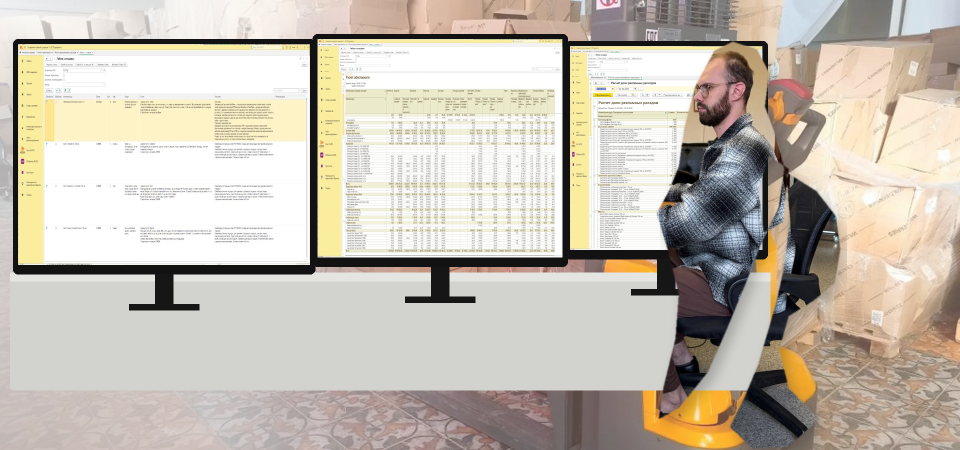
#> input picture seo-data/brand-images/allsun-hero-mp-warehouse-1c-real.png, 1920 x 900 px (shown at 1/2 size)
$ python enhance_hero_1c_screens.py
#> lines starting #> are read from the running program, lines starting #| are printed output that depends on the picture
# -*- coding: utf-8 -*-
"""Делает интерфейсы 1С в баннере чёткими.

Сотрудник и склад остаются пикселями исходного баннера.
На мониторы накладываются заново отрисованные формы 1С с логотипом Аллсан
в панели подсистем.
"""
from pathlib import Path

from PIL import Image, ImageDraw, ImageFilter, ImageFont

ROOT = Path(__file__).resolve().parents[1]
SOURCE = ROOT / "brand-images" / "allsun-hero-mp-warehouse-1c-real.png"
LOGO = ROOT / "logo" / "Аллсан_9.png"
OUT = ROOT / "brand-images"
FONTS = Path(r"C:\Windows\Fonts")

INK = "#252525"
MUTED = "#686868"
LINE = "#d1d1c3"
TOP = "#f4e78c"
NAV = "#f6e88a"
HEAD = "#ebe7c7"
ROW = "#fffef4"
GROUP = "#eeeacb"
ORANGE = "#f55823"


def font(size: int, bold: bool = False) -> ImageFont.FreeTypeFont:
    name = "segoeuib.ttf" if bold else "segoeui.ttf"
    return ImageFont.truetype(str(FONTS / name), size)


# [6 lines left out: function fit_text, not called in this run]


def paste_brand_mark(window: Image.Image, x: int, y: int, size: int) -> None:
    mark = Image.open(LOGO).convert("RGBA")
    mark.thumbnail((size, size), Image.Resampling.LANCZOS)
    window.alpha_composite(mark, (x + (size - mark.width) // 2, y))


def draw_shell(window: Image.Image, title: str) -> tuple[ImageDraw.ImageDraw, int, int]:
    draw = ImageDraw.Draw(window)
    w, _ = window.size
    draw.rectangle((0, 0, w, 24), fill=TOP)
    draw.text((8, 5), "1С:Предприятие", font=font(11, True), fill=INK)
    draw.text((w - 54, 5), "−  □  ×", font=font(11), fill=MUTED)

    draw.rectangle((0, 24, w, 50), fill="#faf8e8")
    draw.text((12, 31), "Главное", font=font(11), fill=MUTED)
    draw.text((78, 31), title, font=font(11, True), fill=INK)

    nav_w = max(72, round(w * 0.16))
    draw.rectangle((0, 50, nav_w, window.height), fill=NAV)
    paste_brand_mark(window, 10, 62, 25)
    draw.text((39, 67), "Аллсан МП", font=font(10, True), fill=INK)

    items = ("Главное", "Продажи", "Закупки", "Ozon", "Wildberries", "Отзывы")
    y = 103
    for index, item in enumerate(items):
        if item in ("Ozon", "Wildberries"):
            draw.rounded_rectangle((8, y - 2, nav_w - 6, y + 19), radius=4, fill="#fde7de")
        draw.ellipse((10, y + 3, 16, y + 9), fill=ORANGE if index >= 3 else "#7e7e72")
        draw.text((21, y), item, font=font(9, index >= 3), fill=INK)
        y += 27

    content_x = nav_w + 10
    draw.text((content_x, 60), title, font=font(18, True), fill=INK)
    draw.rectangle((content_x, 88, content_x + 82, 116), fill="#f4d724", outline="#c2a900")
    draw.text((content_x + 9, 95), "Сформировать", font=font(9, True), fill=INK)
    draw.rectangle((content_x + 92, 88, w - 10, 116), fill="#ffffff", outline=LINE)
    draw.text((content_x + 101, 95), "Период: 01.09.2026 - 15.09.2026", font=font(9), fill=MUTED)
    return draw, content_x, 126


def draw_table(
    window: Image.Image,
    title: str,
    headers: tuple[str, ...],
    rows: tuple[tuple[str, ...], ...],
    widths: tuple[float, ...],
    emphasize_last: bool = True,
) -> Image.Image:
    draw, x, y = draw_shell(window, title)
    available = window.width - x - 10
    column_widths = [round(available * share) for share in widths]
    column_widths[-1] += available - sum(column_widths)
    row_h = max(24, round((window.height - y - 10) / (len(rows) + 1)))

    cx = x
    for header, width in zip(headers, column_widths):
        draw.rectangle((cx, y, cx + width, y + row_h), fill=HEAD, outline=LINE)
        draw.text(
            (cx + 5, y + 7),
            fit_text(draw, header, width - 10, 9),
            font=font(9, True),
            fill=INK,
        )
        cx += width

    y += row_h
    for index, row in enumerate(rows):
        fill = GROUP if index == len(rows) - 1 and emphasize_last else ROW
        cx = x
        for cell, width in zip(row, column_widths):
            draw.rectangle((cx, y, cx + width, y + row_h), fill=fill, outline=LINE)
            color = ORANGE if index == len(rows) - 1 and cx > x else INK
            draw.text(
                (cx + 5, y + 7),
                fit_text(draw, cell, width - 10, 9),
                font=font(9, index == len(rows) - 1),
                fill=color,
            )
            cx += width
        y += row_h
    return window


def cost_window(size: tuple[int, int]) -> Image.Image:
    window = Image.new("RGBA", size, "#fffef4")
    return draw_table(
        window,
        "Расчёт себестоимости",
        ("Категория", "Кол.", "Выручка", "Себест.", "Комиссия", "Логистика", "Прибыль"),
        (
            ("Бытовая химия", "248", "614 820", "327 540", "92 220", "41 860", "153 200"),
            ("Канцелярия", "179", "438 610", "231 870", "65 790", "30 210", "110 740"),
            ("Товары для дома", "316", "792 450", "428 630", "118 870", "48 970", "195 980"),
            ("Мисты", "142", "356 920", "184 110", "53 540", "24 880", "94 390"),
            ("Итого", "885", "2 202 800", "1 172 150", "330 420", "145 920", "554 310"),
        ),
        (0.25, 0.08, 0.15, 0.14, 0.13, 0.13, 0.12),
    )


# [63 lines left out: functions drr_window, reviews_window, preserve_employee, not called in this run]


def main() -> None:
    base = Image.open(SOURCE).convert("RGBA")
    if base.size != (1920, 900):
        raise ValueError(f"Ожидался баннер 1920x900, получен {base.size}")
    result = base.copy()

    placements = (
        (cost_window((553, 433)), (64, 94)),
        (drr_window((470, 433)), (647, 92)),
        (reviews_window((362, 416)), (1153, 109)),
    )
#> in cost_window, `window = Image.new("RGBA", size, "#fffef4")`:
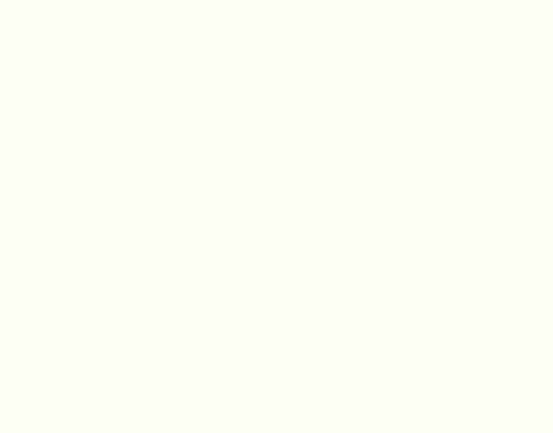
#> window: PIL image 553x433 RGBA; mean R, G, B, A 255, 254, 244, 255
    for window, position in placements:
        result.alpha_composite(window, position)

    preserve_employee(result, base)

    OUT.mkdir(parents=True, exist_ok=True)
    png = OUT / "allsun-hero-mp-warehouse-1c-sharp.png"
    jpg = OUT / "allsun-hero-mp-warehouse-1c-sharp.jpg"
    result.convert("RGB").save(png, "PNG", optimize=True)
    result.convert("RGB").save(jpg, "JPEG", quality=94)
    print(png)
    print(jpg)


if __name__ == "__main__":
#> (the run stopped early here; a loop or call above may not have finished)
